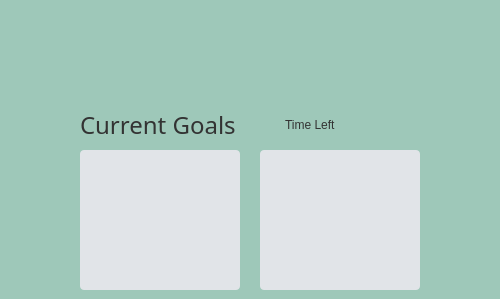
    <widget class="QWidget" name="TrackGoalPage">
     <property name="styleSheet">
      <string notr="true">background-color: #9EC8B9;</string>
     </property>
     <widget class="QLabel" name="CurrentGoalstext">
      <property name="geometry">
       <rect>
        <x>80</x>
        <y>110</y>
        <width>181</width>
        <height>30</height>
       </rect>
      </property>
      <property name="font">
       <font>
        <family>Roboto Slab Medium</family>
        <pointsize>18</pointsize>
        <italic>false</italic>
        <fontweight>Medium</fontweight>
       </font>
      </property>
      <property name="styleSheet">
       <string notr="true">
font: 500 18pt &quot;Roboto Slab Medium&quot;;
color: #333333;
text-align: center;
border-color: black;
border-radius: 4px;
text-align: center;
</string>
      </property>
      <property name="text">
       <string>Current Goals</string>
      </property>
     </widget>
     <widget class="QPushButton" name="ReturnButton3">
      <property name="geometry">
       <rect>
        <x>450</x>
        <y>10</y>
        <width>41</width>
        <height>31</height>
       </rect>
      </property>
      <property name="cursor">
       <cursorShape>PointingHandCursor</cursorShape>
      </property>
      <property name="styleSheet">
       <string notr="true">background-image: url(:/Images/ReturnArrow.jpg);
background-position: center;
border-color: black;
border-radius: 4px;
</string>
      </property>
      <property name="text">
       <string/>
      </property>
     </widget>
     <widget class="QLabel" name="DaysLeftText">
      <property name="geometry">
       <rect>
        <x>285</x>
        <y>110</y>
        <width>171</width>
        <height>30</height>
       </rect>
      </property>
      <property name="styleSheet">
       <string notr="true">
font: 500 18pt &quot;Roboto Slab Medium&quot;;
color: #333333;
text-align: center;
border-color: black;
border-radius: 4px;

</string>
      </property>
      <property name="text">
       <string>Time Left</string>
      </property>
     </widget>
     <widget class="QListWidget" name="GoalsList">
      <property name="geometry">
       <rect>
        <x>80</x>
        <y>150</y>
        <width>160</width>
        <height>140</height>
       </rect>
      </property>
      <property name="styleSheet">
       <string notr="true">border-color: black;
border-radius: 4px;
background-color: #e1e4e8;
font: 500 12pt &quot;Roboto Slab Medium&quot;;
color: #333333;
text-align: center;

</string>
      </property>
     </widget>
     <widget class="QListWidget" name="DeadlineList">
      <property name="geometry">
       <rect>
        <x>260</x>
        <y>150</y>
        <width>160</width>
        <height>140</height>
       </rect>
      </property>
      <property name="styleSheet">
       <string notr="true">border-color: black;
border-radius: 4px;
background-color: #e1e4e8;
font: 500 12pt &quot;Roboto Slab Medium&quot;;
color: #333333;
text-align: center;

</string>
      </property>
     </widget>
    </widget>
